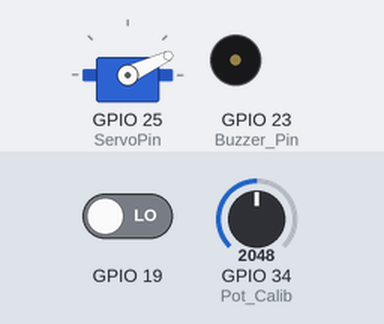
Recording of a sketch running on a simulated ESP32. Parts: servo, buzzer (waves = sounding, pin HIGH). Inputs (shaded band) come from the test bench; at power-on: GPIO 19 LOW, GPIO 34 (Pot_Calib) = 2048. EEPROM starts erased; pins used as bus, display or sensor lines are not drawn.

Above: at 0.0 s.
At 2.1 s:
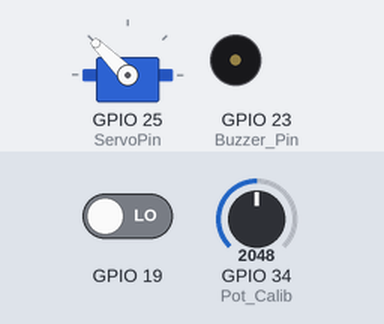
At 7.3 s:
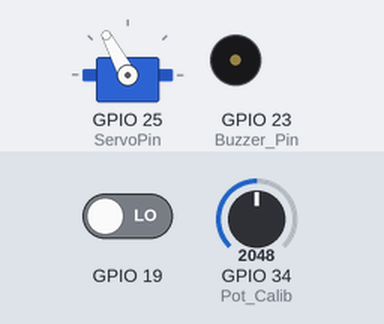
At 12.26 s:
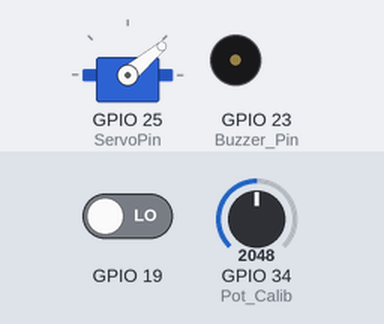
Timing chart, 0 to 17.8 s (numbered marks = the images above):
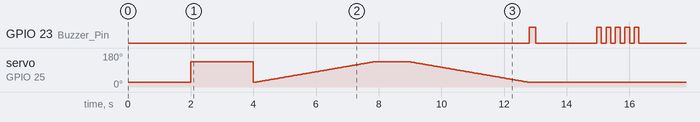

Measured:
- by itself, GPIO 23 (Buzzer_Pin): goes HIGH 0.20 s, LOW 1.9 s, 4 × (HIGH 0.15 s, LOW 0.15 s), HIGH 0.15 s, then LOW

The sketch:

DC_20_BECA.ino
```cpp
// #define DEBUG

#define RF_DATA_PIN 27

const int Buzzer_Pin = 23;
const int LED_Pin = 22;

int servo_open_pos = 135;
int servo_close_pos = 25;
int last_pos_servo;
int servo_delay = 35;
bool beca_status = false;
volatile bool rfDataReceived = false;  // Flag to indicate RF data received


unsigned long previousMillis = 0;
const long interval = 2000;  // Interval at which to check for changes in milliseconds
bool last_rf_signal = false;
bool beca_power = false;
int beca_mode;
int temp_by_beca;
int setpointt;
bool rf_signal;
uint16_t last_setpoint = 0;
int cfmbutton = 0;
int lst_cfmbutton = 0;
int bp = 0;
bool cfm_flag = false;
int save_setpointt = 0;
int CFM_s;
int minval, maxval;
#include "Servo.h"
// #include "ServerForWiFiCredentials.h"
#include "RES_MODBUS_V1_3.h"
#include <Preferences.h>
#include "TM1637_Display.h"

Preferences preferences;

void Pot_Calib(int min, int max) {
  if (min == 0 || max == 0) {
    if (min == 0) {
      myservo.write(servo_close_pos);
      delay(1000);
      int potmin = analogRead(34);
      delay(1000);
      preferences.begin("Pot", false);
      preferences.putInt("Min", potmin);
      preferences.end();
#ifdef DEBUG
      Serial.print("PotMin:");
      Serial.println(potmin);
#endif
    }
    if (max == 0) {
      myservo.write(servo_open_pos);
      delay(1000);
      int potmax = analogRead(34);
      delay(1000);
      preferences.begin("Pot", false);
      preferences.putInt("Max", potmax);
      preferences.end();
#ifdef DEBUG
      Serial.print("potmax:");
      Serial.println(potmax);
#endif
    }
  }
}


void Beep(int beepDelay, int numberOfBeeps) {
  for (int i = 0; i < numberOfBeeps; i++) {
    digitalWrite(Buzzer_Pin, HIGH);
    delay(beepDelay);
    digitalWrite(Buzzer_Pin, LOW);
    delay(beepDelay);
  }
}

int ReadPot(int potPin) {

  int minValue = minval;  // at servo_close_pos
  int maxValue = maxval;


  float potValue = analogRead(potPin);
  int mappedValue = map(potValue, minValue, maxValue, 0, 100);

  if (mappedValue < minValue) {
    minValue = mappedValue;
  } else if (mappedValue > maxValue) {
    maxValue = mappedValue;
  }
#ifdef DEBUG
  Serial.println("Pot Value");
  Serial.println(potValue);
  Serial.println("Mapped Value+");
  Serial.println(mappedValue);
#endif
  return mappedValue;
}

void setup() {
  Int_Servo();
  // preferences.begin("Pot", false);
  // preferences.putInt("Min", 0);
  // preferences.putInt("Max", 0);
  // preferences.end();

#ifdef DEBUG
  Serial.begin(115200);
#endif

  preferences.begin("Pot", false);
  minval = preferences.getInt("Min", 0);
  maxval = preferences.getInt("Max", 0);
  preferences.end();

  Pot_Calib(minval, maxval);

  int last_pot_value = ReadPot(34);
  last_pos_servo = map(last_pot_value, 0, 100, servo_close_pos, servo_open_pos);
  pinMode(Buzzer_Pin, OUTPUT);
  digitalWrite(Buzzer_Pin, LOW);

  MoveServo(servo_open_pos, 1, servo_delay);
  delay(1000);
  MoveServo(servo_close_pos, 1, servo_delay);
  RS485Serial.begin(MODBUS_BAUD_RATE, SERIAL_8N1, RS485_RX_PIN, RS485_TX_PIN);
  pinMode(RS485_DE_RE_PIN, OUTPUT);
  digitalWrite(RS485_DE_RE_PIN, LOW);  // Set DE/RE pin low for receive mode
  Beep(200, 1);
  pinMode(RF_DATA_PIN, INPUT_PULLUP);  // Enable internal pull-up resistor
  display.setBrightness(0x0a);         // set the brightness (0x00 to 0x0f)
  int CFM;
  preferences.begin("CFM", false);
  CFM = preferences.getInt("cfm", 50);
  preferences.end();
  CFM_s = map(CFM, 0, 100, servo_close_pos, servo_open_pos);
  beca_check();
  lst_cfmbutton = cfmbutton;
}

void loop() {

  beca_check();

  if (cfmbutton != lst_cfmbutton) {
    if (bp < 3) {
      bp++;
      lst_cfmbutton = cfmbutton;
    } else {
      bp = 0;
      lst_cfmbutton = cfmbutton;
    }
    if (bp == 3 && cfm_flag == false) {
      cfm_flag = true;
      save_setpointt = setpointt * 10;
      Beep(50, 3);
    } else if (bp == 3 && cfm_flag == true) {
      cfm_flag = false;
      writeSingleRegister(1, 0x03, save_setpointt);
      Beep(1000, 1);
    }
  }
  if (cfm_flag == true && beca_power == true) {

    if (setpointt > 19 && setpointt < 31) {
      int cfm = (setpointt - 20) * 10;
      preferences.begin("CFM", false);
      preferences.putInt("cfm", cfm);
      preferences.end();
      CFM_s = map(cfm, 0, 100, servo_close_pos, servo_open_pos);
      MoveServo(CFM_s, 1, servo_delay);
      // Serial.println(cfm);
      // Serial.println(CFM_s);
    }
  }  //
  else {
    /*---------------------- Cool Mode ---------------------*/
    if (beca_mode == 0 || beca_mode == 2) {
      if (last_setpoint > temp_by_beca && beca_power == true) {
        MoveServo(servo_close_pos, 1, servo_delay);
      } else if (last_setpoint <= temp_by_beca && beca_power == true) {
        MoveServo(CFM_s, 1, servo_delay);
      }
    }

    /*---------------------- Heat Mode ---------------------*/
    else if (beca_mode == 1) {
      if (last_setpoint <= temp_by_beca && beca_power == true) {
        MoveServo(servo_close_pos, 1, servo_delay);
      } else if (last_setpoint > temp_by_beca && beca_power == true) {
        MoveServo(CFM_s, 1, servo_delay);
      }
    }
  }
  // rf_signal = digitalRead(RF_DATA_PIN);

  // if (rf_signal) {  //OFF
  //   Beep(50, 1);
  //   writeSingleRegister(1, 0x00, 0);  // Turn OFF BECA
  // } else {                            //ON
  //   Beep(50, 1);
  //   writeSingleRegister(1, 0x00, 1);  // Turn ON BECA
  // }

  if (beca_power == 0) {
    MoveServo(servo_close_pos, 1, servo_delay);
    show_on_led(0, 0);
  } else {
    unsigned long currentMillis = millis();
    // Check if the value of register[3] has changed
    if (setpointt != last_setpoint) {
      show_on_led(0, setpointt);  // Display setpoint
      last_setpoint = setpointt;
      previousMillis = currentMillis;
    } else if (currentMillis - previousMillis >= interval) {
      show_on_led(0, temp_by_beca);
    }
  }
}

void beca_check() {
  beca_status = readHoldingRegisters(MODBUS_SLAVE_ID, MODBUS_REGISTER_ADDRESS, MODBUS_REGISTER_COUNT, registers);
  if (beca_status) {
    cfmbutton = registers[1];
    beca_power = registers[0];
    beca_mode = registers[2];
    setpointt = registers[3] / 10;
    temp_by_beca = registers[8] / 10;
  } else {

    cfmbutton = 0;
    beca_power = 0;
    beca_mode = 0;
    setpointt = 0;
    temp_by_beca = 0;
    Beep(150, 5);
    beca_status = readHoldingRegisters(MODBUS_SLAVE_ID, MODBUS_REGISTER_ADDRESS, MODBUS_REGISTER_COUNT, registers);
    while (beca_status == false) {
      beca_status = readHoldingRegisters(MODBUS_SLAVE_ID, MODBUS_REGISTER_ADDRESS, MODBUS_REGISTER_COUNT, registers);
      show_on_led(4, 0);
      MoveServo(servo_close_pos, 1, servo_delay);
    }
  }
}
```

RES_MODBUS_V1_3.h
```cpp
/*
index 0 = Thermostat State ( 0 - 1)
1 = Fan Button (0 - 2)
2 = Setting Button( 0-2)
3 = Set Temperature (value divided by 100 to get float )
4 = Not Used
5 = Minutes time (0-60)
6 = Hour time (0- 23)
7 = Not Used
8 = Live Temperature (value divided by 100 to get float )
9 = Thermostat Output (0-1)
*/


// Define modbus parameters and vaiables
#define MODBUS_SLAVE_ID 0x01
#define MODBUS_FUNCTION_READ_HOLDING_REGISTERS 0x03
#define MODBUS_REGISTER_ADDRESS 0x0000
#define MODBUS_REGISTER_COUNT 10
#define MODBUS_BAUD_RATE 9600
#define RS485_TX_PIN 17
#define RS485_RX_PIN 16
#define RS485_DE_RE_PIN 5  // DE and RE pins tied together and connected to GPIO 5
HardwareSerial RS485Serial(1);
uint16_t registers[MODBUS_REGISTER_COUNT];

#define MODBUS true
#define CANBUS false


uint16_t calculateCRC16(uint8_t *data, uint16_t length) {
  uint16_t crc = 0xFFFF;
  for (uint16_t i = 0; i < length; i++) {
    crc ^= data[i];
    for (uint8_t j = 0; j < 8; j++) {
      if (crc & 0x0001) {
        crc >>= 1;
        crc ^= 0xA001;
      } else {
        crc >>= 1;
      }
    }
  }
  return crc;
}

void sendModbusRequest(uint8_t slaveId, uint8_t functionCode, uint16_t startAddress, uint16_t registerCount) {
  uint8_t request[8];
  request[0] = slaveId;
  request[1] = functionCode;
  request[2] = startAddress >> 8;
  request[3] = startAddress & 0xFF;
  request[4] = registerCount >> 8;
  request[5] = registerCount & 0xFF;
  uint16_t crc = calculateCRC16(request, 6);
  request[6] = crc & 0xFF;
  request[7] = crc >> 8;
  RS485Serial.write(request, sizeof(request));
}

bool readModbusResponse(uint8_t *response, uint16_t length) {
  uint32_t timeout = millis() + 1500;
  uint16_t index = 0;
  while (millis() < timeout) {
    if (RS485Serial.available()) {
      response[index++] = RS485Serial.read();
      if (index >= length) {
        return true;
      }
    }
  }
  return false;
}

bool readHoldingRegisters(uint8_t slaveId, uint16_t startAddress, uint16_t registerCount, uint16_t *buffer) {
  digitalWrite(RS485_DE_RE_PIN, HIGH);  // Set DE/RE pin high for transmit mode
  sendModbusRequest(slaveId, MODBUS_FUNCTION_READ_HOLDING_REGISTERS, startAddress, registerCount);
  RS485Serial.flush();                 // Ensure all data is sent
  digitalWrite(RS485_DE_RE_PIN, LOW);  // Set DE/RE pin low for receive mode
  uint8_t response[5 + 2 * registerCount];
  delay(250);
  if (readModbusResponse(response, sizeof(response))) {
    uint16_t crc = (response[sizeof(response) - 1] << 8) | response[sizeof(response) - 2];
    if (calculateCRC16(response, sizeof(response) - 2) == crc) {
      for (int i = 0; i < registerCount; i++) {
        buffer[i] = (response[3 + i * 2] << 8) | response[4 + i * 2];
      }
      return true;
    } else {
#ifdef DEBUG
      Serial.println("CRC error!");
#endif
    }
  } else {
#ifdef DEBUG
    Serial.println("No response or timeout!");
#endif
  }
  return false;
}


// int read_beca(uint8_t register_value) {
//   if (readHoldingRegisters(MODBUS_SLAVE_ID, MODBUS_REGISTER_ADDRESS, MODBUS_REGISTER_COUNT, registers)) {
//     for (int i = 0; i < MODBUS_REGISTER_COUNT; i++) {
// #ifdef DEBUG
//       Serial.print("Register ");
//       Serial.print(MODBUS_REGISTER_ADDRESS + i);
//       Serial.print(": ");
//       Serial.println(registers[i]);
// #endif
//     }
//   } else {
// #ifdef DEBUG
//     Serial.println("Failed to read registers");
// #endif
//   }
//   int value_of_register = registers[register_value];
//   return value_of_register;
// }


// #define DEBUG
void writeSingleRegister(uint8_t slaveId, uint16_t address, uint16_t value) {
  // Set the DE/RE pin high to enable RX mode
  digitalWrite(RS485_DE_RE_PIN, LOW);
  uint8_t request[8];
  request[0] = slaveId;
  request[1] = 0x06;  // Function code for writing a single register
  request[2] = address >> 8;
  request[3] = address & 0xFF;
  request[4] = value >> 8;
  request[5] = value & 0xFF;
  uint16_t crc = calculateCRC16(request, 6);
  request[6] = crc & 0xFF;
  request[7] = crc >> 8;
  RS485Serial.write(request, sizeof(request));

  // Set the DE/RE pin low to enable TX mode
  digitalWrite(RS485_DE_RE_PIN, HIGH);
}
```

Servo.h
```cpp
#include <ESP32PWM.h>
#include <ESP32Servo.h>

const int ServoPin = 25;
Servo myservo;
int pos = 0;


void Int_Servo() {
  ESP32PWM::allocateTimer(0);  // Allocate a timer for the PWM
  myservo.setPeriodHertz(50);  // Standard 50hz servo
  myservo.attach(ServoPin);
}

void MoveServo(uint8_t degrees, int steps, int del) {
  int position = last_pos_servo;
  if (degrees < 0 || degrees > 180) {
    degrees = 0;
  }  //
  else {
    if (last_pos_servo > degrees) {
      for (int pos = position; pos >= degrees; pos -= steps) {
        myservo.write(pos);
        delay(del);
        last_pos_servo = pos;
      }
      if (last_pos_servo > degrees) {
        myservo.write(degrees);
      }
    } else {
      for (int pos = position; pos <= degrees; pos += steps) {
        myservo.write(pos);
        delay(del);
        last_pos_servo = pos;
      }
      if (last_pos_servo < degrees) {
        myservo.write(degrees);
      }
    }
  }
}
```

TM1637_Display.h
```cpp
uint8_t m_pinClk;
uint8_t m_pinDIO;
uint8_t m_brightness;
unsigned int m_bitDelay;
#define SEG_A 0b00000001
#define SEG_B 0b00000010
#define SEG_C 0b00000100
#define SEG_D 0b00001000
#define SEG_E 0b00010000
#define SEG_F 0b00100000
#define SEG_G 0b01000000
#define SEG_DP 0b10000000

#define TM1637_I2C_COMM1 0x40
#define TM1637_I2C_COMM2 0xC0
#define TM1637_I2C_COMM3 0x80

//
//      A
//     ---
//  F |   | B
//     -G-
//  E |   | C
//     ---
//      D
/*------------------------------------------
// Segment Values in Hexadecimal and Binary:

// a segment:
// Hex: 0x01
// Binary: 0000 0001

// b segment:
// Hex: 0x02
// Binary: 0000 0010

// c segment:
// Hex: 0x04
// Binary: 0000 0100

// d segment:
// Hex: 0x08
// Binary: 0000 1000

// e segment:
// Hex: 0x10
// Binary: 0001 0000

// f segment:
// Hex: 0x20
// Binary: 0010 0000

// g segment:
// Hex: 0x40
// Binary: 0100 0000

// dp segment (decimal point):
// Hex: 0x80
// Binary: 1000 0000
----------------------------------------------*/

const uint8_t digitToSegment[] = {
  // XGFEDCBA
  0b00111111,  // 0
  0b00000110,  // 1
  0b01011011,  // 2
  0b01001111,  // 3
  0b01100110,  // 4
  0b01101101,  // 5
  0b01111101,  // 6
  0b00000111,  // 7
  0b01111111,  // 8
  0b01101111,  // 9
  0b01110111,  // A
  0b01111100,  // b
  0b00111001,  // C
  0b01011110,  // d
  0b01111001,  // E
  0b01110001   // F
};

static const uint8_t minusSegments = 0b01000000;

#define DEFAULT_BIT_DELAY 100

class TM1637Display {

public:

  //! Initialize a TM1637Display object, setting the clock and
  TM1637Display(uint8_t pinClk, uint8_t pinDIO, unsigned int bitDelay = DEFAULT_BIT_DELAY) {
    // Copy the pin numbers
    m_pinClk = pinClk;
    m_pinDIO = pinDIO;
    m_bitDelay = bitDelay;

    // Set the pin direction and default value.
    // Both pins are set as inputs, allowing the pull-up resistors to pull them up
    pinMode(m_pinClk, INPUT);
    pinMode(m_pinDIO, INPUT);
    digitalWrite(m_pinClk, LOW);
    digitalWrite(m_pinDIO, LOW);
  }

  //! Sets the brightness of the display.
  void setBrightness(uint8_t brightness, bool on = true) {
    m_brightness = (brightness & 0x7) | (on ? 0x08 : 0x00);
  }

  //! Display arbitrary data on the module
  void setSegments(const uint8_t segments[], uint8_t length = 4, uint8_t pos = 0) {
    // Write COMM1
    start();
    writeByte(TM1637_I2C_COMM1);
    stop();

    // Write COMM2 + first digit address
    start();
    writeByte(TM1637_I2C_COMM2 + (pos & 0x03));

    // Write the data bytes
    for (uint8_t k = 0; k < length; k++)
      writeByte(segments[k]);

    stop();

    // Write COMM3 + brightness
    start();
    writeByte(TM1637_I2C_COMM3 + (m_brightness & 0x0f));
    stop();
  }

  //! Clear the display
  void clear() {
    uint8_t data[] = { 0, 0, 0, 0 };
    setSegments(data);
  }

  //! Translate a single digit into 7 segment code
  static uint8_t encodeDigit(uint8_t digit) {
    return digitToSegment[digit & 0x0f];
  }

  void bitDelay() {
    delayMicroseconds(m_bitDelay);
  }

  void start() {
    pinMode(m_pinDIO, OUTPUT);
    bitDelay();
  }

  void stop() {
    pinMode(m_pinDIO, OUTPUT);
    bitDelay();
    pinMode(m_pinClk, INPUT);
    bitDelay();
    pinMode(m_pinDIO, INPUT);
    bitDelay();
  }

  bool writeByte(uint8_t b) {
    uint8_t data = b;

    // 8 Data Bits
    for (uint8_t i = 0; i < 8; i++) {
      // CLK low
      pinMode(m_pinClk, OUTPUT);
      bitDelay();

      // Set data bit
      if (data & 0x01)
        pinMode(m_pinDIO, INPUT);
      else
        pinMode(m_pinDIO, OUTPUT);

      bitDelay();

      // CLK high
      pinMode(m_pinClk, INPUT);
      bitDelay();
      data = data >> 1;
    }

    // Wait for acknowledge
    // CLK to zero
    pinMode(m_pinClk, OUTPUT);
    pinMode(m_pinDIO, INPUT);
    bitDelay();

    // CLK to high
    pinMode(m_pinClk, INPUT);
    bitDelay();
    uint8_t ack = digitalRead(m_pinDIO);
    if (ack == 0)
      pinMode(m_pinDIO, OUTPUT);


    bitDelay();
    pinMode(m_pinClk, OUTPUT);
    bitDelay();

    return ack;
  }
};


// Define the pins for TM1637
const int CLK = 18;  // CLK pin to D5 on TM1637
const int DIO = 19;  // DIO pin to D7 on TM1637

// Create a display object
TM1637Display display(CLK, DIO);


void show_on_led(uint8_t mode, uint8_t Temp) {
  uint8_t segs_1[] = { 0x00, display.encodeDigit(Temp / 10), display.encodeDigit(Temp % 10), 0x00 };

  if (Temp == 0) {
    segs_1[1] = 0x00;
    segs_1[2] = 0x00;
  }  //

  switch (mode) {
    case 0:
      segs_1[0] = 0x00;
      display.setSegments(segs_1);
      break;
    case 1:
      segs_1[0] = 0x01;
      display.setSegments(segs_1);
      break;
    case 2:
      segs_1[0] = 0x01 | 0x08;
      display.setSegments(segs_1);
      break;
    case 3:
      segs_1[0] = 0x01 | 0x08 | 0x40;
      display.setSegments(segs_1);
      break;
    case 4:
      segs_1[0] = 0x79;
      segs_1[1] = 0x50;
      segs_1[2] = 0x50;
      segs_1[3] = 0x06;
      display.setSegments(segs_1);
      break;
    default:

      break;
  }
}
```
